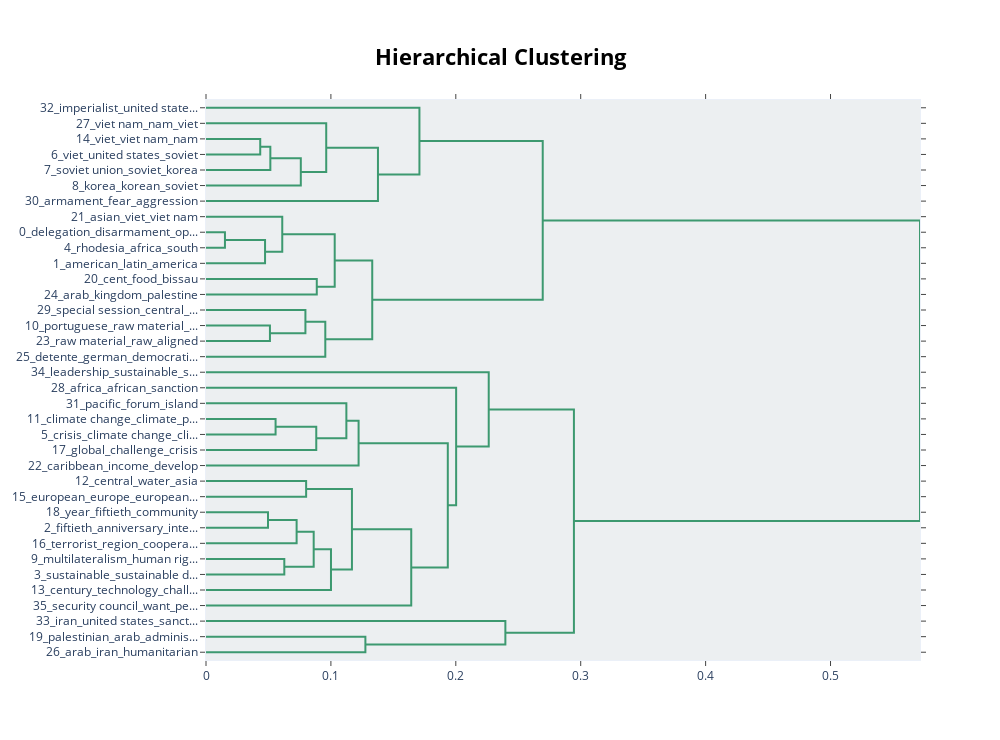

This figure's notebook cell:
### Code cell
model.visualize_hierarchy(top_n_topics=50)

### Figure 1 — Plotly figure (JSON) as saved in the notebook; plotly's stock layout.template omitted (floating-point values rounded to 4 significant figures)
{"data": [{"hoverinfo": "text", "marker": {"color": "rgb(61,153,112)"}, "mode": "lines", "type": "scatter", "x": [0, 0.04342, 0.04342, 0], "xaxis": "x", "y": [-25, -25, -35, -35], "yaxis": "y"}, {"hoverinfo": "text", "marker": {"color": "rgb(61,153,112)"}, "mode": "lines", "type": "scatter", "x": [0.04342, 0.05151, 0.05151, 0], "xaxis": "x", "y": [-30, -30, -45, -45], "yaxis": "y"}, {"hoverinfo": "text", "marker": {"color": "rgb(61,153,112)"}, "mode": "lines", "type": "scatter", "x": [0.05151, 0.0759, 0.0759, 0], "xaxis": "x", "y": [-37.5, -37.5, -55, -55], "yaxis": "y"}, {"hoverinfo": "text", "marker": {"color": "rgb(61,153,112)"}, "mode": "lines", "type": "scatter", "x": [0, 0.09625, 0.09625, 0.0759], "xaxis": "x", "y": [-15, -15, -46.25, -46.25], "yaxis": "y"}, {"hoverinfo": "text", "marker": {"color": "rgb(61,153,112)"}, "mode": "lines", "type": "scatter", "x": [0.09625, 0.1377, 0.1377, 0], "xaxis": "x", "y": [-30.62, -30.62, -65, -65], "yaxis": "y"}, {"hoverinfo": "text", "marker": {"color": "rgb(61,153,112)"}, "mode": "lines", "type": "scatter", "x": [0, 0.1709, 0.1709, 0.1377], "xaxis": "x", "y": [-5, -5, -47.81, -47.81], "yaxis": "y"}, {"hoverinfo": "text", "marker": {"color": "rgb(61,153,112)"}, "mode": "lines", "type": "scatter", "x": [0, 0.01517, 0.01517, 0], "xaxis": "x", "y": [-85, -85, -95, -95], "yaxis": "y"}, {"hoverinfo": "text", "marker": {"color": "rgb(61,153,112)"}, "mode": "lines", "type": "scatter", "x": [0.01517, 0.04728, 0.04728, 0], "xaxis": "x", "y": [-90, -90, -105, -105], "yaxis": "y"}, {"hoverinfo": "text", "marker": {"color": "rgb(61,153,112)"}, "mode": "lines", "type": "scatter", "x": [0, 0.06106, 0.06106, 0.04728], "xaxis": "x", "y": [-75, -75, -97.5, -97.5], "yaxis": "y"}, {"hoverinfo": "text", "marker": {"color": "rgb(61,153,112)"}, "mode": "lines", "type": "scatter", "x": [0, 0.08869, 0.08869, 0], "xaxis": "x", "y": [-115, -115, -125, -125], "yaxis": "y"}, {"hoverinfo": "text", "marker": {"color": "rgb(61,153,112)"}, "mode": "lines", "type": "scatter", "x": [0.06106, 0.103, 0.103, 0.08869], "xaxis": "x", "y": [-86.25, -86.25, -120, -120], "yaxis": "y"}, {"hoverinfo": "text", "marker": {"color": "rgb(61,153,112)"}, "mode": "lines", "type": "scatter", "x": [0, 0.0512, 0.0512, 0], "xaxis": "x", "y": [-145, -145, -155, -155], "yaxis": "y"}, {"hoverinfo": "text", "marker": {"color": "rgb(61,153,112)"}, "mode": "lines", "type": "scatter", "x": [0, 0.0796, 0.0796, 0.0512], "xaxis": "x", "y": [-135, -135, -150, -150], "yaxis": "y"}, {"hoverinfo": "text", "marker": {"color": "rgb(61,153,112)"}, "mode": "lines", "type": "scatter", "x": [0.0796, 0.09552, 0.09552, 0], "xaxis": "x", "y": [-142.5, -142.5, -165, -165], "yaxis": "y"}, {"hoverinfo": "text", "marker": {"color": "rgb(61,153,112)"}, "mode": "lines", "type": "scatter", "x": [0.103, 0.1331, 0.1331, 0.09552], "xaxis": "x", "y": [-103.1, -103.1, -153.8, -153.8], "yaxis": "y"}, {"hoverinfo": "text", "marker": {"color": "rgb(61,153,112)"}, "mode": "lines", "type": "scatter", "x": [0.1709, 0.2696, 0.2696, 0.1331], "xaxis": "x", "y": [-26.41, -26.41, -128.4, -128.4], "yaxis": "y"}, {"hoverinfo": "text", "marker": {"color": "rgb(61,153,112)"}, "mode": "lines", "type": "scatter", "x": [0, 0.05571, 0.05571, 0], "xaxis": "x", "y": [-205, -205, -215, -215], "yaxis": "y"}, {"hoverinfo": "text", "marker": {"color": "rgb(61,153,112)"}, "mode": "lines", "type": "scatter", "x": [0.05571, 0.08828, 0.08828, 0], "xaxis": "x", "y": [-210, -210, -225, -225], "yaxis": "y"}, {"hoverinfo": "text", "marker": {"color": "rgb(61,153,112)"}, "mode": "lines", "type": "scatter", "x": [0, 0.1124, 0.1124, 0.08828], "xaxis": "x", "y": [-195, -195, -217.5, -217.5], "yaxis": "y"}, {"hoverinfo": "text", "marker": {"color": "rgb(61,153,112)"}, "mode": "lines", "type": "scatter", "x": [0.1124, 0.1222, 0.1222, 0], "xaxis": "x", "y": [-206.2, -206.2, -235, -235], "yaxis": "y"}, {"hoverinfo": "text", "marker": {"color": "rgb(61,153,112)"}, "mode": "lines", "type": "scatter", "x": [0, 0.08016, 0.08016, 0], "xaxis": "x", "y": [-245, -245, -255, -255], "yaxis": "y"}, {"hoverinfo": "text", "marker": {"color": "rgb(61,153,112)"}, "mode": "lines", "type": "scatter", "x": [0, 0.04964, 0.04964, 0], "xaxis": "x", "y": [-265, -265, -275, -275], "yaxis": "y"}, {"hoverinfo": "text", "marker": {"color": "rgb(61,153,112)"}, "mode": "lines", "type": "scatter", "x": [0.04964, 0.07255, 0.07255, 0], "xaxis": "x", "y": [-270, -270, -285, -285], "yaxis": "y"}, {"hoverinfo": "text", "marker": {"color": "rgb(61,153,112)"}, "mode": "lines", "type": "scatter", "x": [0, 0.0627, 0.0627, 0], "xaxis": "x", "y": [-295, -295, -305, -305], "yaxis": "y"}, {"hoverinfo": "text", "marker": {"color": "rgb(61,153,112)"}, "mode": "lines", "type": "scatter", "x": [0.07255, 0.08622, 0.08622, 0.0627], "xaxis": "x", "y": [-277.5, -277.5, -300, -300], "yaxis": "y"}, {"hoverinfo": "text", "marker": {"color": "rgb(61,153,112)"}, "mode": "lines", "type": "scatter", "x": [0.08622, 0.1001, 0.1001, 0], "xaxis": "x", "y": [-288.8, -288.8, -315, -315], "yaxis": "y"}, {"hoverinfo": "text", "marker": {"color": "rgb(61,153,112)"}, "mode": "lines", "type": "scatter", "x": [0.08016, 0.1168, 0.1168, 0.1001], "xaxis": "x", "y": [-250, -250, -301.9, -301.9], "yaxis": "y"}, {"hoverinfo": "text", "marker": {"color": "rgb(61,153,112)"}, "mode": "lines", "type": "scatter", "x": [0.1168, 0.1643, 0.1643, 0], "xaxis": "x", "y": [-275.9, -275.9, -325, -325], "yaxis": "y"}, {"hoverinfo": "text", "marker": {"color": "rgb(61,153,112)"}, "mode": "lines", "type": "scatter", "x": [0.1222, 0.1936, 0.1936, 0.1643], "xaxis": "x", "y": [-220.6, -220.6, -300.5, -300.5], "yaxis": "y"}, {"hoverinfo": "text", "marker": {"color": "rgb(61,153,112)"}, "mode": "lines", "type": "scatter", "x": [0, 0.2003, 0.2003, 0.1936], "xaxis": "x", "y": [-185, -185, -260.5, -260.5], "yaxis": "y"}, {"hoverinfo": "text", "marker": {"color": "rgb(61,153,112)"}, "mode": "lines", "type": "scatter", "x": [0, 0.2264, 0.2264, 0.2003], "xaxis": "x", "y": [-175, -175, -222.8, -222.8], "yaxis": "y"}, {"hoverinfo": "text", "marker": {"color": "rgb(61,153,112)"}, "mode": "lines", "type": "scatter", "x": [0, 0.1276, 0.1276, 0], "xaxis": "x", "y": [-345, -345, -355, -355], "yaxis": "y"}, {"hoverinfo": "text", "marker": {"color": "rgb(61,153,112)"}, "mode": "lines", "type": "scatter", "x": [0, 0.2397, 0.2397, 0.1276], "xaxis": "x", "y": [-335, -335, -350, -350], "yaxis": "y"}, {"hoverinfo": "text", "marker": {"color": "rgb(61,153,112)"}, "mode": "lines", "type": "scatter", "x": [0.2264, 0.2946, 0.2946, 0.2397], "xaxis": "x", "y": [-198.9, -198.9, -342.5, -342.5], "yaxis": "y"}, {"hoverinfo": "text", "marker": {"color": "rgb(61,153,112)"}, "mode": "lines", "type": "scatter", "x": [0.2696, 0.5716, 0.5716, 0.2946], "xaxis": "x", "y": [-77.42, -77.42, -270.7, -270.7], "yaxis": "y"}], "layout": {"autosize": false, "height": 740, "hoverlabel": {"bgcolor": "white", "font": {"family": "Rockwell", "size": 16}}, "hovermode": "closest", "plot_bgcolor": "#ECEFF1", "showlegend": false, "title": {"font": {"color": "Black", "size": 22}, "text": "<b>Hierarchical Clustering</b>", "x": 0.5, "xanchor": "center", "yanchor": "top"}, "width": 1000, "xaxis": {"mirror": "allticks", "rangemode": "tozero", "showgrid": false, "showline": true, "showticklabels": true, "ticks": "outside", "type": "linear", "zeroline": false}, "yaxis": {"mirror": "allticks", "range": [-360, 0], "rangemode": "tozero", "showgrid": false, "showline": true, "showticklabels": true, "tickmode": "array", "ticks": "outside", "ticktext": ["32_imperialist_united state...", "27_viet nam_nam_viet", "14_viet_viet nam_nam", "6_viet_united states_soviet", "7_soviet union_soviet_korea", "8_korea_korean_soviet", "30_armament_fear_aggression", "21_asian_viet_viet nam", "0_delegation_disarmament_op...", "4_rhodesia_africa_south", "1_american_latin_america", "20_cent_food_bissau", "24_arab_kingdom_palestine", "29_special session_central_...", "10_portuguese_raw material_...", "23_raw material_raw_aligned", "25_detente_german_democrati...", "34_leadership_sustainable_s...", "28_africa_african_sanction", "31_pacific_forum_island", "11_climate change_climate_p...", "5_crisis_climate change_cli...", "17_global_challenge_crisis", "22_caribbean_income_develop", "12_central_water_asia", "15_european_europe_european...", "18_year_fiftieth_community", "2_fiftieth_anniversary_inte...", "16_terrorist_region_coopera...", "9_multilateralism_human rig...", "3_sustainable_sustainable d...", "13_century_technology_chall...", "35_security council_want_pe...", "33_iran_united states_sanct...", "19_palestinian_arab_adminis...", "26_arab_iran_humanitarian"], "tickvals": [-5, -15, -25, -35, -45, -55, -65, -75, -85, -95, -105, -115, -125, -135, -145, -155, -165, -175, -185, -195, -205, -215, -225, -235, -245, -255, -265, -275, -285, -295, -305, -315, -325, -335, -345, -355], "type": "linear", "zeroline": false}}}
